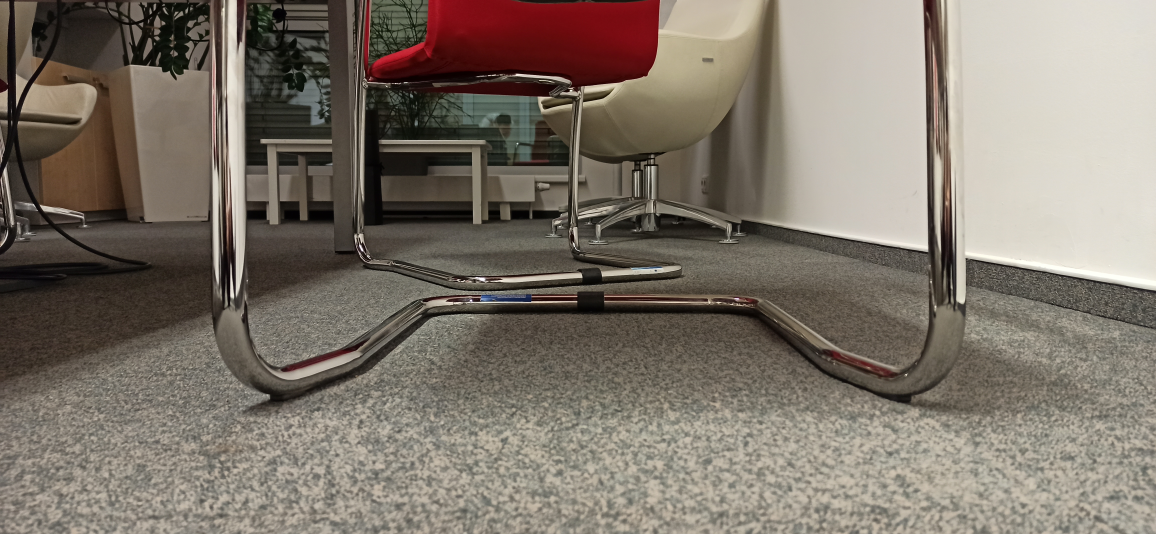
#> input picture img/IMG_20231012_224402.jpg, 4624 x 2136 px (shown at 1/4 size)
$ python -i patrik.py   (imports and definitions only)
#> lines starting #> are read from the running program, lines starting #| are printed output that depends on the picture; after the words box and inside, x2 and y2 are one past the last pixel; in counts of white or black regions, pixels touching at a corner belong together
# import the necessary packages
from imutils import paths
import numpy as np
import imutils
import cv2
import os

def find_marker(image):
    image = np.asarray(image)
    image = image_resize(image, height=960)
    # convert the image to grayscale, blur it, and detect edges
    gray = cv2.cvtColor(image, cv2.COLOR_BGR2GRAY)
    gray = cv2.GaussianBlur(gray, (5, 5), 0) #5 5 0
    # cv2.imshow('s',gray)
    t_lower = 35 # Lower Threshold
    t_upper = 100 # Upper threshold
    # aperture_size = 5 # Aperture size
    # L2Gradient = True # Boolean
    edged = cv2.Canny(gray, t_lower, t_upper) #original values 35 125
    cv2.imshow('ss', edged)
    # cv2.waitKey(0)

    # ret, edged = cv2.threshold(gray, 0, 255,
    #                         cv2.THRESH_BINARY_INV +
    #                         cv2.THRESH_OTSU)
    # cv2.imshow('image', edged)
    # cv2.waitKey(0)
    ################## MORPHOLOGICAL ELIPSING? ###########################
    # use morphology to close figure
    kernel = cv2.getStructuringElement(cv2.MORPH_ELLIPSE, (15,15)) #35 35
    morph = cv2.morphologyEx(edged, cv2.MORPH_CLOSE, kernel, )
    cv2.imshow('morph',morph)
    ################## MORPHOLOGICAL CLOSING + DILATE ##################
    # Noise removal using Morphological
    # closing operation
    # kernel = np.ones((3, 3), np.uint8)
    # closing = cv2.morphologyEx(edged, cv2.MORPH_CLOSE,
    #                             kernel, iterations = 2)

    # # Background area using Dilation
    # bg = cv2.dilate(closing, kernel, iterations = 1)

    # # Finding foreground area
    # dist_transform = cv2.distanceTransform(closing, cv2.DIST_L2, 0)
    # ret, fg = cv2.threshold(dist_transform, 0.02
    #                         * dist_transform.max(), 255, 0)

    # cv2.imshow('image', fg)
    ########################################################################
    # cv2.waitKey(0)
    # # find the contours in the edged image and keep the largest one;
    # # we'll assume that this is our piece of paper in the image
    # cnts, hie = cv2.findContours(edged.copy(), cv2.RETR_LIST, cv2.CHAIN_APPROX_SIMPLE)
    # image_copy = image.copy()
    # #####
    # i = 0
    # for contour in cnts:

    #     # here we are ignoring first counter because
    #     # findcontour function detects whole image as shape
    #     if i == 0:
    #         i = 1
    #         continue

    #     # cv2.approxPloyDP() function to approximate the shape
    #     approx = cv2.approxPolyDP(
    #         contour, 0.01 * cv2.arcLength(contour, True), True)

    #     # # using drawContours() function to see what contours are on image
    #     # cv2.drawContours(im1, [contour], 0, (0, 0, 255), 5)

    #     # if len(approx) != 4:
    #     #     continue

    #     # finding center point of shape
    #     M = cv2.moments(contour)

    #     # print(M['m00'])

    #     if M['m00']<300:  #original was m00
    #         continue

    #     # using drawContours() function
    #     cv2.drawContours(image_copy, [contour], 0, (0, 0, 255), 5)

    #     if M['m00'] != 0.0:
    #         x = int(M['m10']/M['m00'])
    #         y = int(M['m01']/M['m00'])

    #     # print(M['m00'])
    #     # print(M)
    #     cv2.drawContours(image=image_copy, contours=cnts, contourIdx=-1, color=(0, 255, 0), thickness=2, lineType=cv2.LINE_AA)
    # ######
    # # cv2.imshow('None approximation', image_copy)
    # # cv2.waitKey(0)

    # cnts = imutils.grab_contours(cnts)

    # c = max(cnts, key = cv2.contourArea)
    # rect = cv2.minAreaRect(c)
    # box = cv2.boxPoints(rect)
    # box = np.int0(box)
    # image = cv2.rectangle(image, box[0], box[3],color=(255, 0, 0),thickness=2)
    # # cv2.imshow('x',image)
    # # cv2.waitKey(0)
    # # compute the bounding box of the of the paper region and return it
    # return image,1 #cv2.minAreaRect(c)

def image_resize(image: np.ndarray, width = None, height = None, inter = cv2.INTER_AREA):
    '''
    Resize image while keeping it's aspect ratio
    '''
    # initialize the dimensions of the image to be resized and
    # grab the image size
    dim = None
    (h, w) = image.shape[:2]

    # if both the width and height are None, then return the
    # original image
    if width is None and height is None:
        return image

    # check to see if the width is None
    if width is None:
        # calculate the ratio of the height and construct the
        # dimensions
        r = height / float(h)
        dim = (int(w * r), height)

    # otherwise, the height is None
    else:
        # calculate the ratio of the width and construct the
        # dimensions
        r = width / float(w)
        dim = (width, int(h * r))

    # resize the image
    resized = cv2.resize(image, dim, interpolation = inter)

    # return the resized image
    return resized


# [15 lines not run here, left out]


# break

>>> import cv2
>>> picture = cv2.imread('img/IMG_20231012_224402.jpg')
#> picture is the input picture: shape (2136, 4624, 3); mean B, G, R 106.4, 117.2, 126.6
>>> result = find_marker(picture)
#> in find_marker, `gray = cv2.cvtColor(image, cv2.COLOR_BGR2GRAY)`:
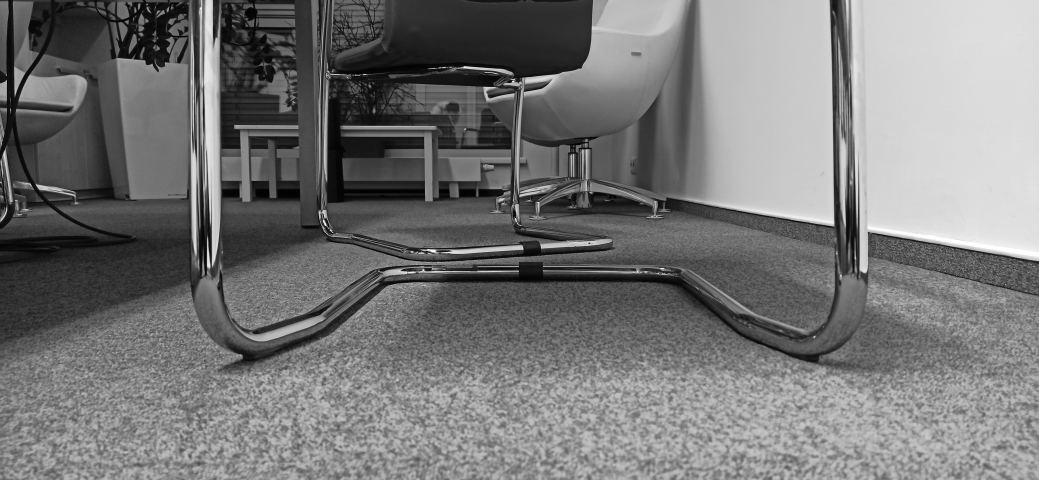
#> gray: shape (960, 2078) (shown at 1/2 size); min 0, max 254, mean 118.8
#> in find_marker, `edged = cv2.Canny(gray, t_lower, t_upper)`:
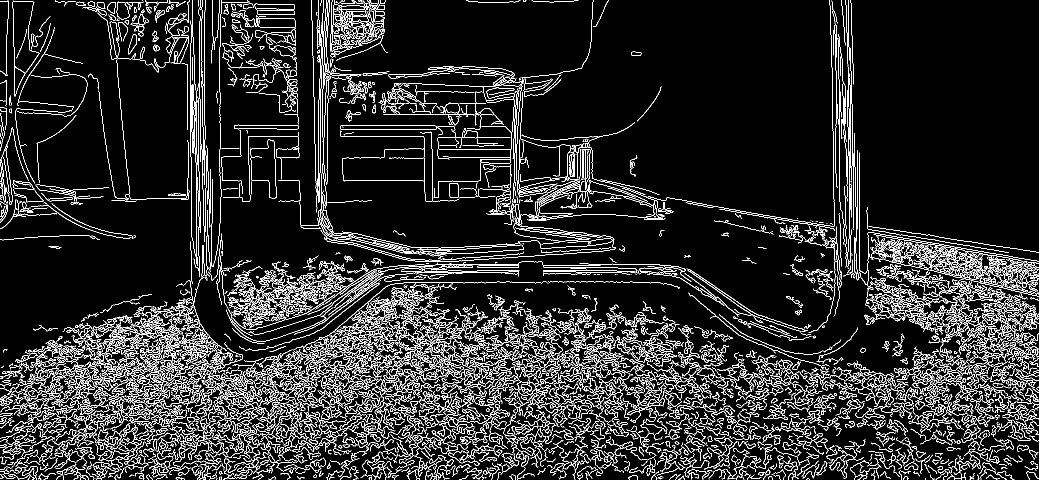
#> edged: shape (960, 2078) (shown at 1/2 size); 10.6% white in thin lines or dots
#> in find_marker, `morph = cv2.morphologyEx(edged, cv2.MORPH_CLOSE, kernel, )`:
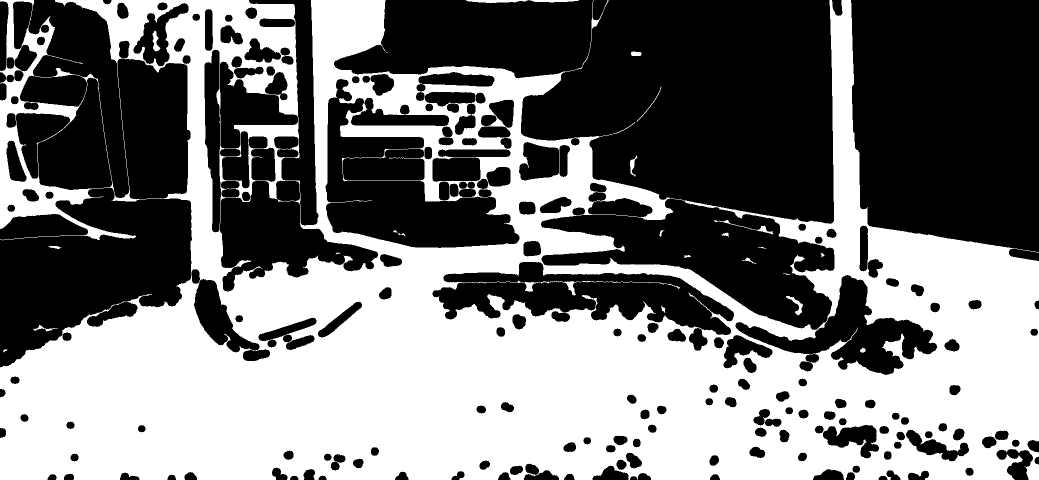
#> morph: shape (960, 2078) (shown at 1/2 size); 47.3% white; 23 white regions (1 under 20 px), largest, box (x1, y1, x2, y2) and area: (0, 0, 2078, 960) 941037, (932, 0, 1057, 6) 529, (1572, 592, 1606, 631) 364

$ run again, on img/IMG_20231012_224634.jpg
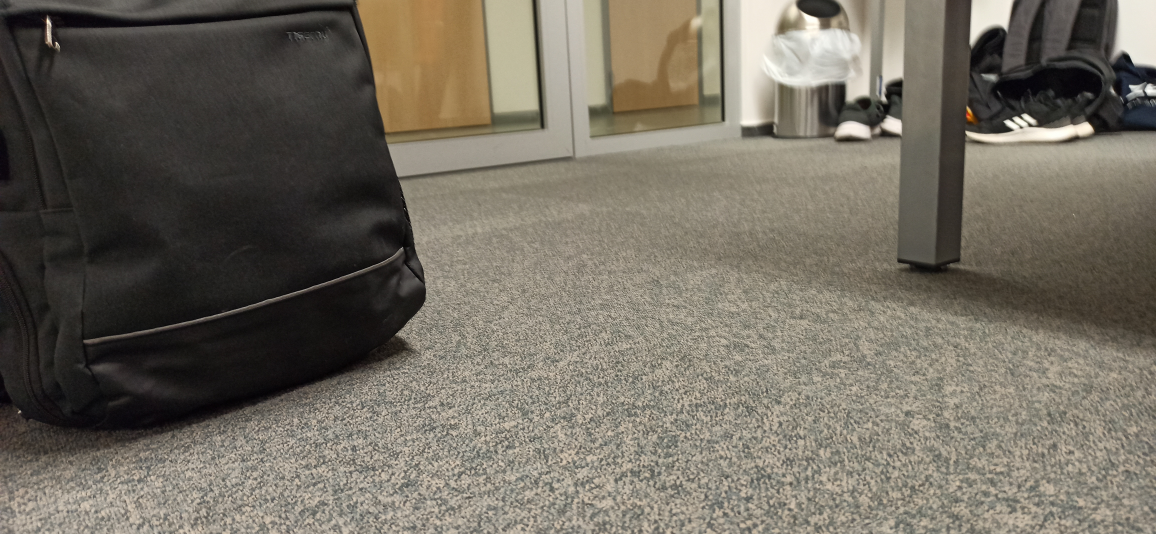
#> input picture img/IMG_20231012_224634.jpg, 4624 x 2136 px (shown at 1/4 size)
#> picture is the input picture: shape (2136, 4624, 3); mean B, G, R 96.7, 108.2, 114.2
#> in find_marker, `edged = cv2.Canny(gray, t_lower, t_upper)`:
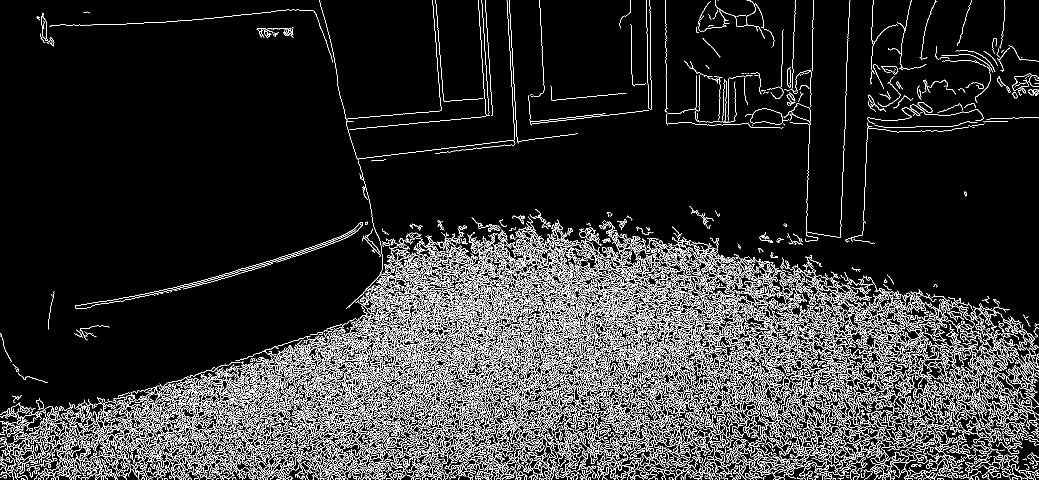
#> edged: shape (960, 2078) (shown at 1/2 size); 11.7% white in thin lines or dots
#> in find_marker, `morph = cv2.morphologyEx(edged, cv2.MORPH_CLOSE, kernel, )`:
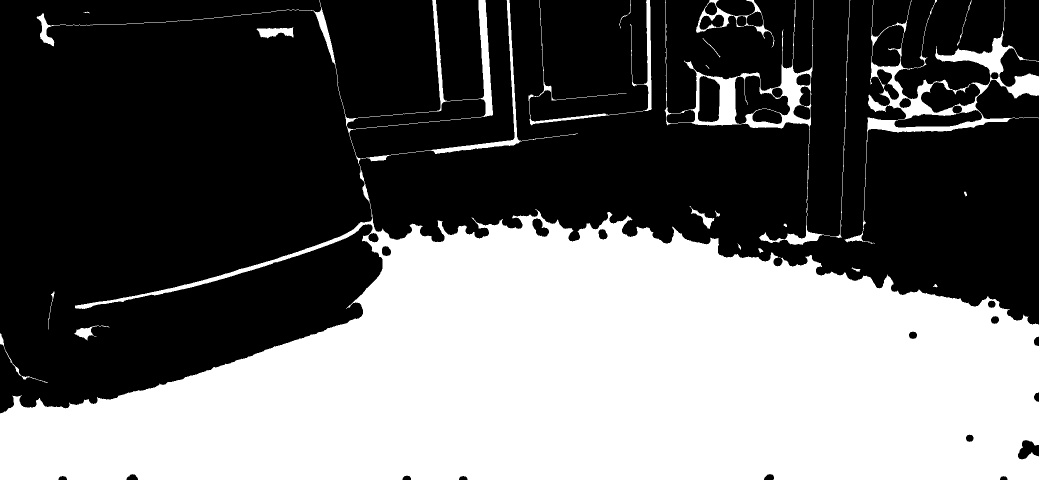
#> morph: shape (960, 2078) (shown at 1/2 size); 40.7% white; 23 white regions (2 under 20 px), largest, box (x1, y1, x2, y2) and area: (0, 0, 2078, 960) 771882, (1689, 0, 2078, 488) 17806, (1329, 0, 1701, 490) 13256

$ run again, on img/IMG_20231012_224650.jpg
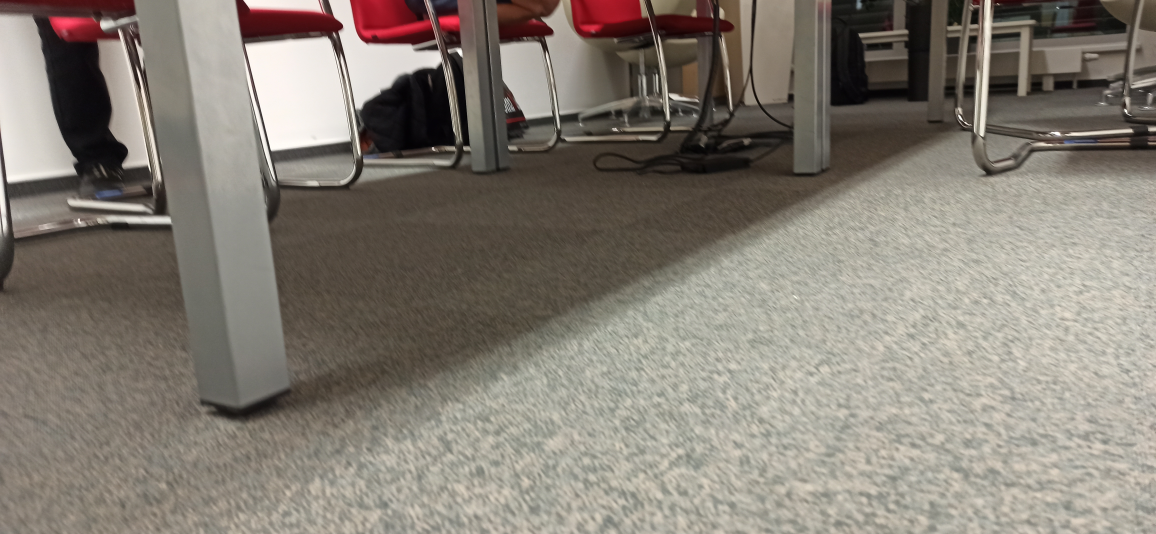
#> input picture img/IMG_20231012_224650.jpg, 4624 x 2136 px (shown at 1/4 size)
#> picture is the input picture: shape (2136, 4624, 3); mean B, G, R 117, 126.5, 133.6
#> in find_marker, `edged = cv2.Canny(gray, t_lower, t_upper)`:
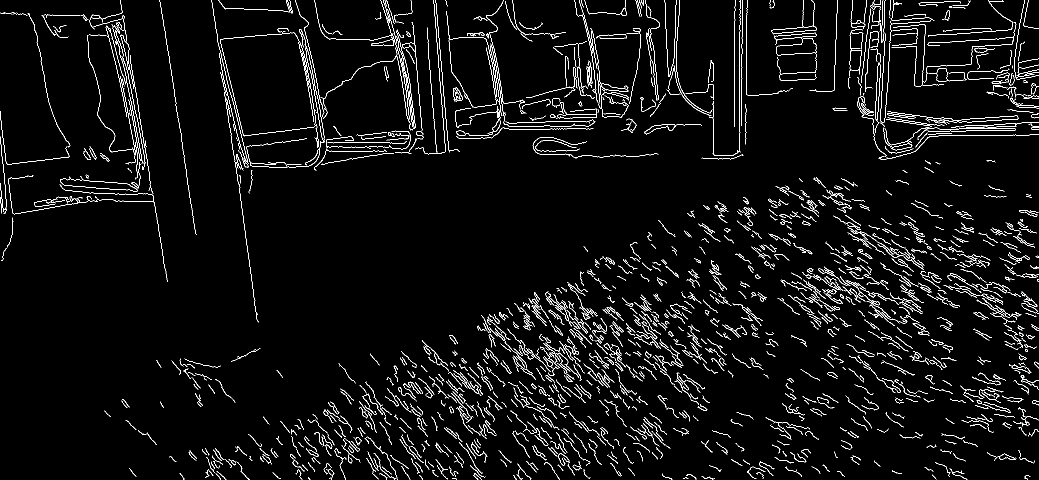
#> edged: shape (960, 2078) (shown at 1/2 size); 4.2% white in thin lines or dots
#> in find_marker, `morph = cv2.morphologyEx(edged, cv2.MORPH_CLOSE, kernel, )`:
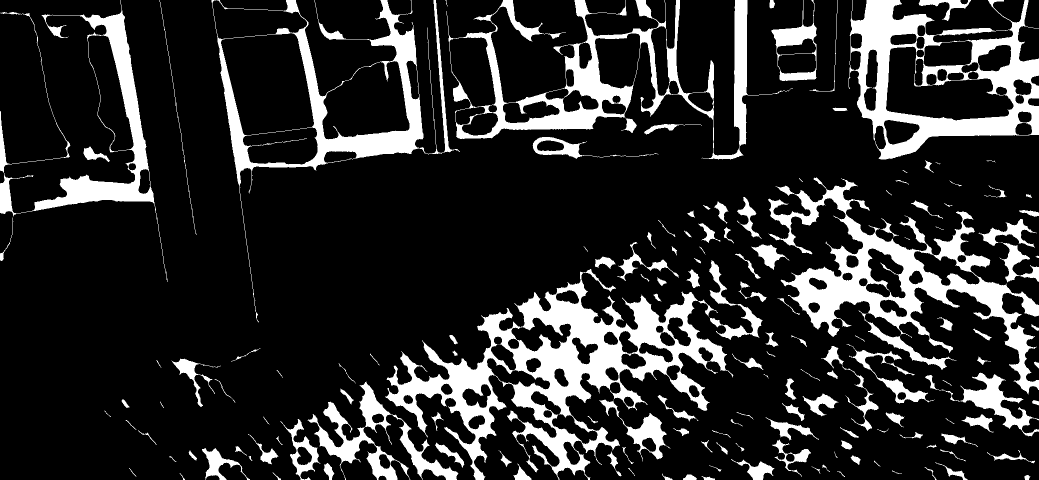
#> morph: shape (960, 2078) (shown at 1/2 size); 17.3% white; 167 white regions (17 under 20 px), largest, box (x1, y1, x2, y2) and area: (770, 538, 1467, 960) 76913, (1536, 355, 2078, 789) 48725, (1696, 0, 2078, 319) 41878

$ run again, on img/IMG_20231012_224652.jpg
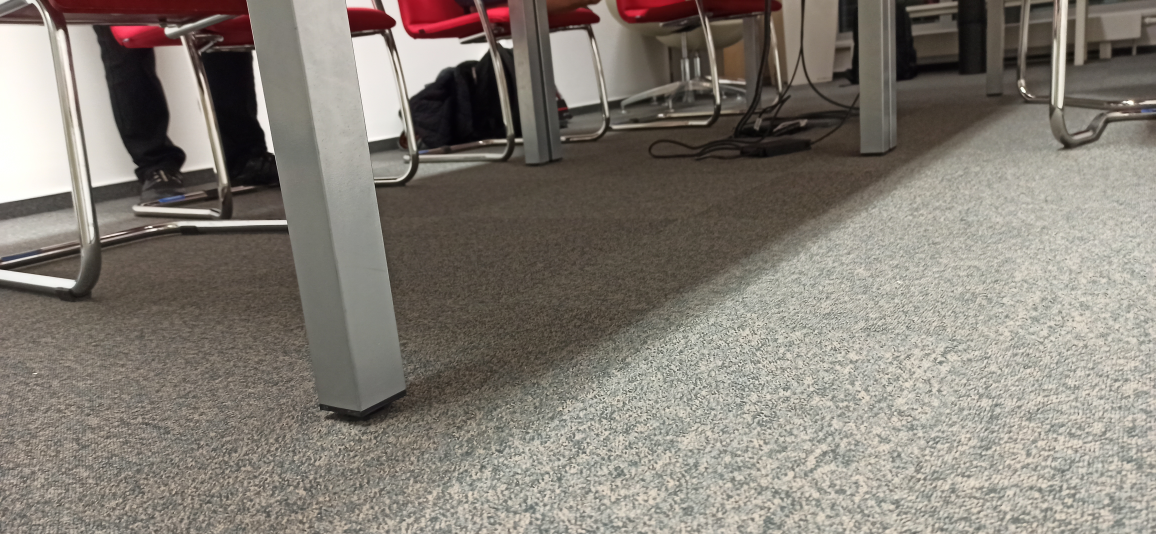
#> input picture img/IMG_20231012_224652.jpg, 4624 x 2136 px (shown at 1/4 size)
#> picture is the input picture: shape (2136, 4624, 3); mean B, G, R 117.2, 125.7, 132.2
#> in find_marker, `edged = cv2.Canny(gray, t_lower, t_upper)`:
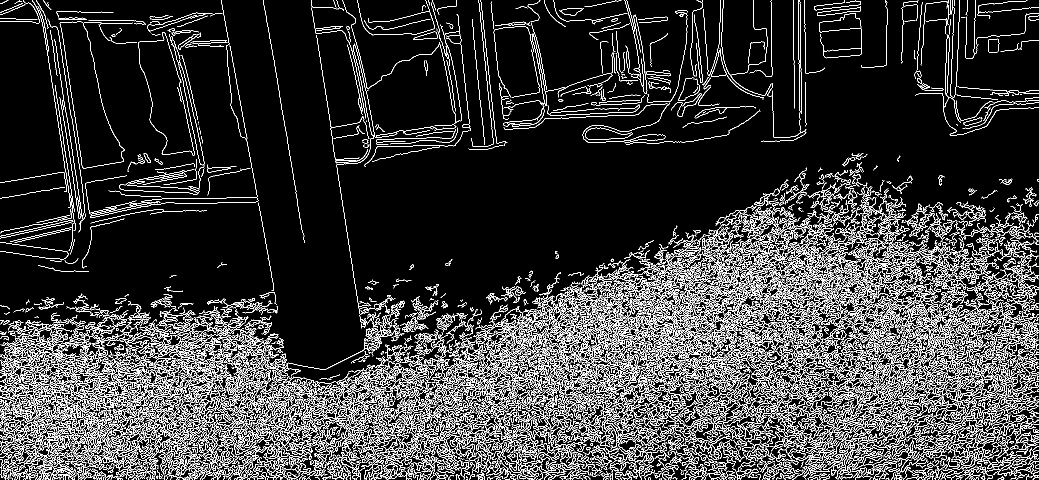
#> edged: shape (960, 2078) (shown at 1/2 size); 13.9% white in thin lines or dots
#> in find_marker, `morph = cv2.morphologyEx(edged, cv2.MORPH_CLOSE, kernel, )`:
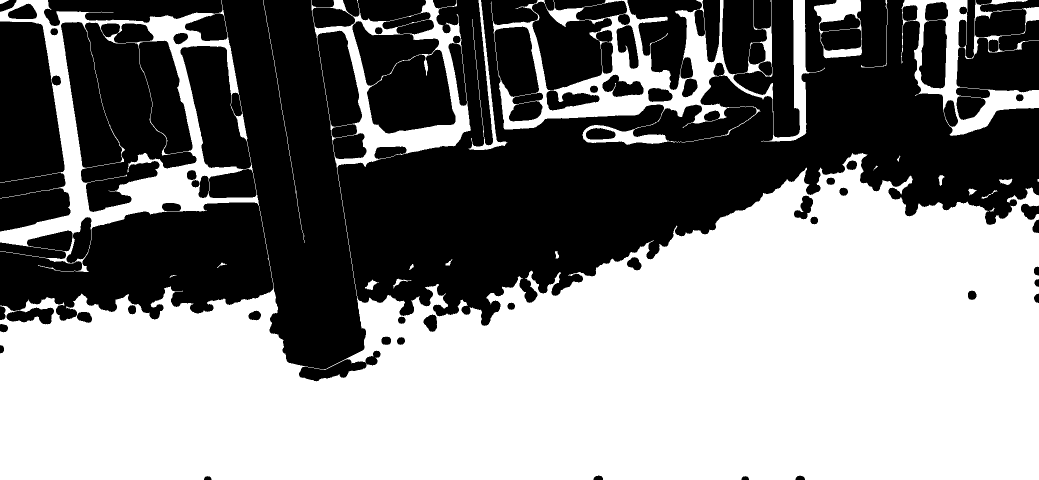
#> morph: shape (960, 2078) (shown at 1/2 size); 51.6% white; 51 black regions, largest, box (x1, y1, x2, y2) and area: (0, 0, 2078, 763) 686156, (122, 44, 393, 424) 67259, (0, 43, 141, 463) 46221
